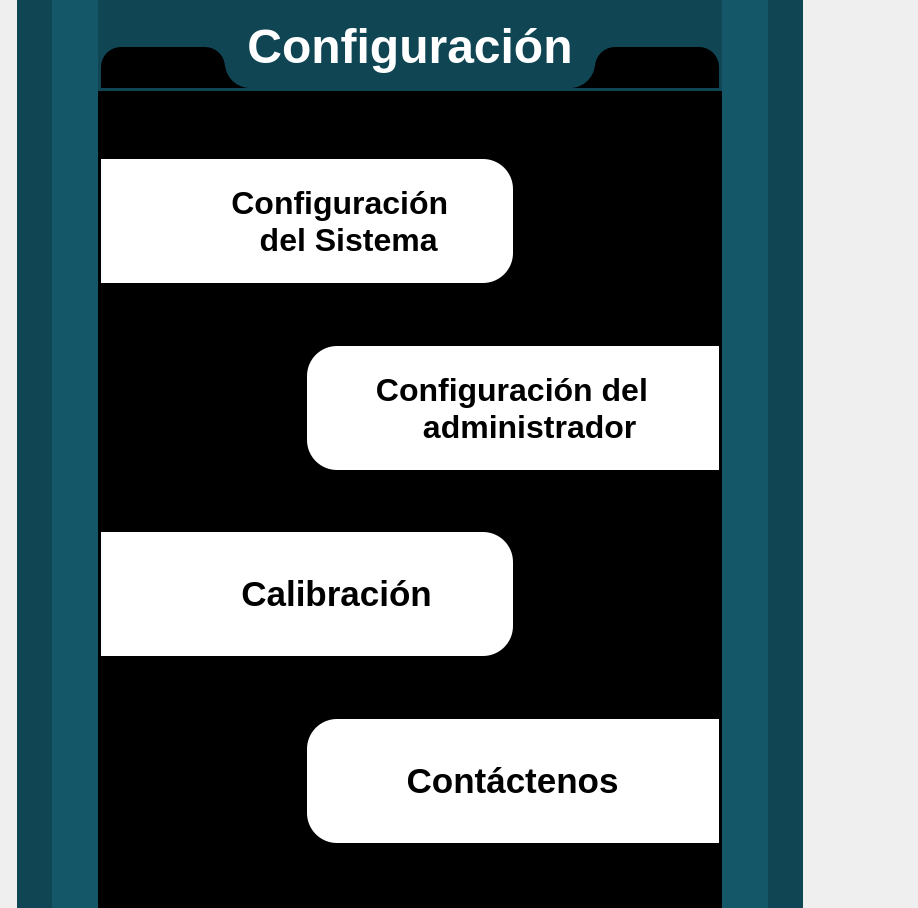
         <widget class="QWidget" name="settingsPage">
          <property name="styleSheet">
           <string notr="true">
border-color: rgb(255, 255, 255);</string>
          </property>
          <layout class="QGridLayout" name="gridLayout_8" rowstretch="10,90" columnstretch="3,6,8,60,8,6,20">
           <property name="leftMargin">
            <number>0</number>
           </property>
           <property name="topMargin">
            <number>0</number>
           </property>
           <property name="rightMargin">
            <number>0</number>
           </property>
           <property name="bottomMargin">
            <number>0</number>
           </property>
           <property name="spacing">
            <number>0</number>
           </property>
           <item row="0" column="0" rowspan="2">
            <spacer name="horizontalSpacer_36">
             <property name="orientation">
              <enum>Qt::Horizontal</enum>
             </property>
             <property name="sizeHint" stdset="0">
              <size>
               <width>106</width>
               <height>908</height>
              </size>
             </property>
            </spacer>
           </item>
           <item row="0" column="1" rowspan="2">
            <widget class="QLabel" name="label_11">
             <property name="styleSheet">
              <string notr="true">QWidget{
border: none;
background-color: rgb(16, 70, 84);
border-radius: 0px;
}
QWidget:disabled{
background-color:rgb(216, 216, 216)
}</string>
             </property>
             <property name="text">
              <string/>
             </property>
            </widget>
           </item>
           <item row="0" column="4" rowspan="2">
            <widget class="QLabel" name="label_5">
             <property name="styleSheet">
              <string notr="true">QWidget{
border: none;
background-color: rgb(20, 87, 105);
border-radius: 0px;
}
QWidget:disabled{
background-color:rgb(216, 216, 216)
}</string>
             </property>
             <property name="text">
              <string/>
             </property>
            </widget>
           </item>
           <item row="0" column="5" rowspan="2">
            <widget class="QLabel" name="label_9">
             <property name="styleSheet">
              <string notr="true">QWidget{
border: none;
background-color: rgb(16, 70, 84);
border-radius: 0px;
}
QWidget:disabled{
background-color:rgb(216, 216, 216)
}</string>
             </property>
             <property name="text">
              <string/>
             </property>
            </widget>
           </item>
           <item row="0" column="2" rowspan="2">
            <widget class="QLabel" name="label_10">
             <property name="styleSheet">
              <string notr="true">QWidget{
border: none;
background-color: rgb(20, 87, 105);
border-radius: 0px;
}
QWidget:disabled{
background-color:rgb(216, 216, 216)
}</string>
             </property>
             <property name="text">
              <string/>
             </property>
            </widget>
           </item>
           <item row="0" column="6" rowspan="2">
            <spacer name="horizontalSpacer_37">
             <property name="orientation">
              <enum>Qt::Horizontal</enum>
             </property>
             <property name="sizeHint" stdset="0">
              <size>
               <width>160</width>
               <height>888</height>
              </size>
             </property>
            </spacer>
           </item>
           <item row="1" column="3">
            <widget class="QGroupBox" name="settingsPanel">
             <property name="styleSheet">
              <string notr="true">border: none;
border-radius: 0px;
background-color: rgb(0, 0, 0);</string>
             </property>
             <property name="title">
              <string/>
             </property>
             <layout class="QGridLayout" name="gridLayout_31" rowstretch="5,10,5,10,5,10,5,10,5" columnstretch="10,10,10">
              <property name="leftMargin">
               <number>0</number>
              </property>
              <property name="topMargin">
               <number>0</number>
              </property>
              <property name="rightMargin">
               <number>0</number>
              </property>
              <property name="bottomMargin">
               <number>0</number>
              </property>
              <property name="spacing">
               <number>0</number>
              </property>
              <item row="1" column="2">
               <spacer name="horizontalSpacer_42">
                <property name="orientation">
                 <enum>Qt::Horizontal</enum>
                </property>
                <property name="sizeHint" stdset="0">
                 <size>
                  <width>58</width>
                  <height>20</height>
                 </size>
                </property>
               </spacer>
              </item>
              <item row="4" column="0" colspan="3">
               <spacer name="verticalSpacer_51">
                <property name="orientation">
                 <enum>Qt::Vertical</enum>
                </property>
                <property name="sizeHint" stdset="0">
                 <size>
                  <width>158</width>
                  <height>28</height>
                 </size>
                </property>
               </spacer>
              </item>
              <item row="5" column="0" colspan="2">
               <widget class="QPushButton" name="calibrationButton">
                <property name="sizePolicy">
                 <sizepolicy hsizetype="Minimum" vsizetype="Preferred">
                  <horstretch>0</horstretch>
                  <verstretch>0</verstretch>
                 </sizepolicy>
                </property>
                <property name="font">
                 <font>
                  <family>Ubuntu</family>
                  <pointsize>26</pointsize>
                  <italic>false</italic>
                  <bold>true</bold>
                  <strikeout>false</strikeout>
                 </font>
                </property>
                <property name="styleSheet">
                 <string notr="true">QPushButton {
    background-color:rgb(255,255,255) ;
	border-top-left-radius: 0px;
	border-bottom-left-radius: 0px;
border-top-right-radius: 30px;
	border-bottom-right-radius: 30px;
border: none;
border-left: 30px solid;
	border-color: rgb(255, 255, 255);
}

QPushButton:hover {
background-color: qradialgradient(spread:pad, cx:0.5, cy:0.556818, radius:1.078, fx:0.511, fy:0.562, stop:0.0568182 rgba(230, 70, 70,240), stop:0.556818 rgba(255, 255, 255,255));
background-color: rgb(0, 108, 90);
background-color: rgb(35, 129, 38);
color: rgb(255, 255, 255);
icon:url(:/Recursos/Icons/calibrationW.svg);
border-color: rgb(0, 142, 118);
border-color: rgb(76, 165, 34);
border-color: rgba(20, 87, 105, 255);
background-color: rgb(16, 70, 84);
}</string>
                </property>
                <property name="text">
                 <string>   Calibración</string>
                </property>
                <property name="icon">
                 <iconset resource="../../../Recursos/resources.qrc">
                  <normaloff>:/Recursos/Icons/calibrationB.svg</normaloff>:/Recursos/Icons/calibrationB.svg</iconset>
                </property>
                <property name="iconSize">
                 <size>
                  <width>55</width>
                  <height>55</height>
                 </size>
                </property>
                <property name="checkable">
                 <bool>false</bool>
                </property>
                <property name="flat">
                 <bool>true</bool>
                </property>
               </widget>
              </item>
              <item row="6" column="0" colspan="3">
               <spacer name="verticalSpacer_50">
                <property name="orientation">
                 <enum>Qt::Vertical</enum>
                </property>
                <property name="sizeHint" stdset="0">
                 <size>
                  <width>318</width>
                  <height>28</height>
                 </size>
                </property>
               </spacer>
              </item>
              <item row="0" column="0" colspan="3">
               <spacer name="verticalSpacer_52">
                <property name="orientation">
                 <enum>Qt::Vertical</enum>
                </property>
                <property name="sizeHint" stdset="0">
                 <size>
                  <width>158</width>
                  <height>28</height>
                 </size>
                </property>
               </spacer>
              </item>
              <item row="3" column="0">
               <spacer name="horizontalSpacer_40">
                <property name="orientation">
                 <enum>Qt::Horizontal</enum>
                </property>
                <property name="sizeHint" stdset="0">
                 <size>
                  <width>74</width>
                  <height>20</height>
                 </size>
                </property>
               </spacer>
              </item>
              <item row="3" column="1" colspan="2">
               <widget class="QPushButton" name="adminButton">
                <property name="sizePolicy">
                 <sizepolicy hsizetype="Minimum" vsizetype="Preferred">
                  <horstretch>0</horstretch>
                  <verstretch>0</verstretch>
                 </sizepolicy>
                </property>
                <property name="font">
                 <font>
                  <family>Ubuntu</family>
                  <pointsize>24</pointsize>
                  <italic>false</italic>
                  <bold>true</bold>
                  <strikeout>false</strikeout>
                 </font>
                </property>
                <property name="styleSheet">
                 <string notr="true">QPushButton {
    background-color:rgb(255,255,255) ;
	border-top-right-radius: 0px;
	border-bottom-right-radius: 0px;
	border-top-left-radius: 30px;
	border-bottom-left-radius: 30px;
/*border: 5px solid;*/
border: none;
border-right: 20px solid;
	border-color: rgb(255, 255, 255);
}

QPushButton:hover {
	
background-color: qradialgradient(spread:pad, cx:0.5, cy:0.556818, radius:1.078, fx:0.511, fy:0.562, stop:0.0568182 rgba(230, 70, 70,240), stop:0.556818 rgba(255, 255, 255,255));
color: rgb(255, 255, 255);
background-color: rgb(0, 108, 90);
background-color: rgb(35, 129, 38);
icon:url(:/Recursos/Icons/adminConfW.svg);
border-color: rgb(0, 142, 118);
border-color: rgb(76, 165, 34);
border-color: rgba(20, 87, 105, 255);
background-color: rgb(16, 70, 84);
}</string>
                </property>
                <property name="text">
                 <string>  Configuración del
      administrador</string>
                </property>
                <property name="icon">
                 <iconset resource="../../../Recursos/resources.qrc">
                  <normaloff>:/Recursos/Icons/adminConfB.svg</normaloff>:/Recursos/Icons/adminConfB.svg</iconset>
                </property>
                <property name="iconSize">
                 <size>
                  <width>55</width>
                  <height>55</height>
                 </size>
                </property>
                <property name="checkable">
                 <bool>false</bool>
                </property>
                <property name="flat">
                 <bool>true</bool>
                </property>
               </widget>
              </item>
              <item row="1" column="0" colspan="2">
               <widget class="QPushButton" name="systemButton">
                <property name="sizePolicy">
                 <sizepolicy hsizetype="Minimum" vsizetype="Preferred">
                  <horstretch>0</horstretch>
                  <verstretch>0</verstretch>
                 </sizepolicy>
                </property>
                <property name="font">
                 <font>
                  <family>Ubuntu</family>
                  <pointsize>24</pointsize>
                  <italic>false</italic>
                  <bold>true</bold>
                  <strikeout>false</strikeout>
                 </font>
                </property>
                <property name="styleSheet">
                 <string notr="true">QPushButton {
	
    background-color:rgb(255,255,255) ;
	border-top-left-radius: 0px;
	border-bottom-left-radius: 0px;
border-top-right-radius: 30px;
	border-bottom-right-radius: 30px;
border: none;
border-left: 30px solid;
	border-color: rgb(0, 108, 90);
	border-color: rgb(255, 255, 255);
	
}

QPushButton:hover {
/* rgb(76, 165, 34)*/
background-color: qradialgradient(spread:pad, cx:0.5, cy:0.556818, radius:1.078, fx:0.511, fy:0.562, stop:0.0568182 rgba(230, 70, 70,240), stop:0.556818 rgba(255, 255, 255,255));
background-color: rgb(0, 108, 90);
	background-color: rgb(35, 129, 38);
	background-color: rgb(16, 70, 84);
icon:url(:/Recursos/Icons/systemConfW.svg);
	color: rgb(255, 255, 255);
border-color: rgb(0, 142, 118);
border-color: rgb(76, 165, 34);
border-color: rgba(20, 87, 105, 255);

}</string>
                </property>
                <property name="text">
                 <string>    Configuración
      del Sistema</string>
                </property>
                <property name="icon">
                 <iconset resource="../../../Recursos/resources.qrc">
                  <normaloff>:/Recursos/Icons/systemConfB.svg</normaloff>:/Recursos/Icons/systemConfB.svg</iconset>
                </property>
                <property name="iconSize">
                 <size>
                  <width>55</width>
                  <height>55</height>
                 </size>
                </property>
                <property name="checkable">
                 <bool>false</bool>
                </property>
                <property name="flat">
                 <bool>true</bool>
                </property>
               </widget>
              </item>
              <item row="8" column="0" colspan="3">
               <spacer name="verticalSpacer_53">
                <property name="orientation">
                 <enum>Qt::Vertical</enum>
                </property>
                <property name="sizeHint" stdset="0">
                 <size>
                  <width>618</width>
                  <height>62</height>
                 </size>
                </property>
               </spacer>
              </item>
              <item row="7" column="1" colspan="2">
               <widget class="QPushButton" name="contactButton">
                <property name="sizePolicy">
                 <sizepolicy hsizetype="Minimum" vsizetype="Preferred">
                  <horstretch>0</horstretch>
                  <verstretch>0</verstretch>
                 </sizepolicy>
                </property>
                <property name="font">
                 <font>
                  <family>Ubuntu</family>
                  <pointsize>26</pointsize>
                  <italic>false</italic>
                  <bold>true</bold>
                  <strikeout>false</strikeout>
                 </font>
                </property>
                <property name="styleSheet">
                 <string notr="true">QPushButton {

    background-color:rgb(255,255,255) ;
	border-top-right-radius: 0px;
	border-bottom-right-radius: 0px;
border-top-left-radius: 30px;
	border-bottom-left-radius: 30px;
border: none;
border-right: 30px solid;
	border-color: rgb(255, 255, 255);

}

QPushButton:hover {
background-color: qradialgradient(spread:pad, cx:0.5, cy:0.556818, radius:1.078, fx:0.511, fy:0.562, stop:0.0568182 rgba(230, 70, 70,240), stop:0.556818 rgba(255, 255, 255,255));
background-color: rgb(0, 108, 90);
background-color: rgb(35, 129, 38);
color: rgb(255, 255, 255);
icon:url(:/Recursos/Icons/contactW.svg);
border-color: rgb(0, 142, 118);
border-color: rgb(76, 165, 34);
border-color: rgba(20, 87, 105, 255);
background-color: rgb(16, 70, 84);
}
</string>
                </property>
                <property name="text">
                 <string>   Contáctenos</string>
                </property>
                <property name="icon">
                 <iconset resource="../../../Recursos/resources.qrc">
                  <normaloff>:/Recursos/Icons/contactB.svg</normaloff>:/Recursos/Icons/contactB.svg</iconset>
                </property>
                <property name="iconSize">
                 <size>
                  <width>55</width>
                  <height>55</height>
                 </size>
                </property>
                <property name="checkable">
                 <bool>false</bool>
                </property>
                <property name="flat">
                 <bool>true</bool>
                </property>
               </widget>
              </item>
              <item row="2" column="1">
               <spacer name="verticalSpacer_26">
                <property name="orientation">
                 <enum>Qt::Vertical</enum>
                </property>
                <property name="sizeHint" stdset="0">
                 <size>
                  <width>20</width>
                  <height>40</height>
                 </size>
                </property>
               </spacer>
              </item>
             </layout>
            </widget>
           </item>
           <item row="0" column="3">
            <widget class="QGroupBox" name="titleGroupBox">
             <property name="styleSheet">
              <string notr="true">QWidget{
border: none;
background-color: rgb(16, 70, 84);
border-radius: 0px;
}
QWidget:disabled{
background-color:rgb(216, 216, 216);
}</string>
             </property>
             <property name="title">
              <string/>
             </property>
             <layout class="QGridLayout" name="gridLayout_10" rowstretch="1,1" columnstretch="20,60,20">
              <property name="leftMargin">
               <number>0</number>
              </property>
              <property name="topMargin">
               <number>0</number>
              </property>
              <property name="rightMargin">
               <number>0</number>
              </property>
              <property name="bottomMargin">
               <number>0</number>
              </property>
              <property name="spacing">
               <number>0</number>
              </property>
              <item row="0" column="0">
               <spacer name="verticalSpacer_23">
                <property name="orientation">
                 <enum>Qt::Vertical</enum>
                </property>
                <property name="sizeHint" stdset="0">
                 <size>
                  <width>20</width>
                  <height>44</height>
                 </size>
                </property>
               </spacer>
              </item>
              <item row="0" column="1" rowspan="2">
               <widget class="QGroupBox" name="groupBox_3">
                <property name="styleSheet">
                 <string notr="true">background-color: rgb(0, 0, 0);</string>
                </property>
                <property name="title">
                 <string/>
                </property>
                <layout class="QGridLayout" name="gridLayout_11">
                 <property name="leftMargin">
                  <number>0</number>
                 </property>
                 <property name="topMargin">
                  <number>0</number>
                 </property>
                 <property name="rightMargin">
                  <number>0</number>
                 </property>
                 <property name="bottomMargin">
                  <number>0</number>
                 </property>
                 <property name="spacing">
                  <number>0</number>
                 </property>
                 <item row="0" column="0">
                  <widget class="QLabel" name="settingsLabel">
                   <property name="font">
                    <font>
                     <family>Ubuntu</family>
                     <pointsize>36</pointsize>
                     <bold>true</bold>
                    </font>
                   </property>
                   <property name="styleSheet">
                    <string notr="true">border: none;
border-radius: 0px;
border-bottom-left-radius: 25px;
border-bottom-right-radius: 25px;
color: rgb(255, 255, 255);
background-color: rgb(16, 70, 84);

</string>
                   </property>
                   <property name="text">
                    <string>Configuración</string>
                   </property>
                   <property name="textFormat">
                    <enum>Qt::RichText</enum>
                   </property>
                   <property name="scaledContents">
                    <bool>false</bool>
                   </property>
                   <property name="alignment">
                    <set>Qt::AlignCenter</set>
                   </property>
                  </widget>
                 </item>
                </layout>
               </widget>
              </item>
              <item row="0" column="2">
               <spacer name="verticalSpacer_25">
                <property name="orientation">
                 <enum>Qt::Vertical</enum>
                </property>
                <property name="sizeHint" stdset="0">
                 <size>
                  <width>20</width>
                  <height>44</height>
                 </size>
                </property>
               </spacer>
              </item>
              <item row="1" column="0">
               <widget class="QLabel" name="label_4">
                <property name="styleSheet">
                 <string notr="true">background-color: rgb(0, 0, 0);
border-top-left-radius: 20px;
border-top-right-radius: 20px;</string>
                </property>
                <property name="text">
                 <string/>
                </property>
               </widget>
              </item>
              <item row="1" column="2">
               <widget class="QLabel" name="label_12">
                <property name="styleSheet">
                 <string notr="true">background-color: rgb(0, 0, 0);
border-top-left-radius: 20px;
border-top-right-radius: 20px;</string>
                </property>
                <property name="text">
                 <string/>
                </property>
               </widget>
              </item>
             </layout>
            </widget>
           </item>
          </layout>
         </widget>
